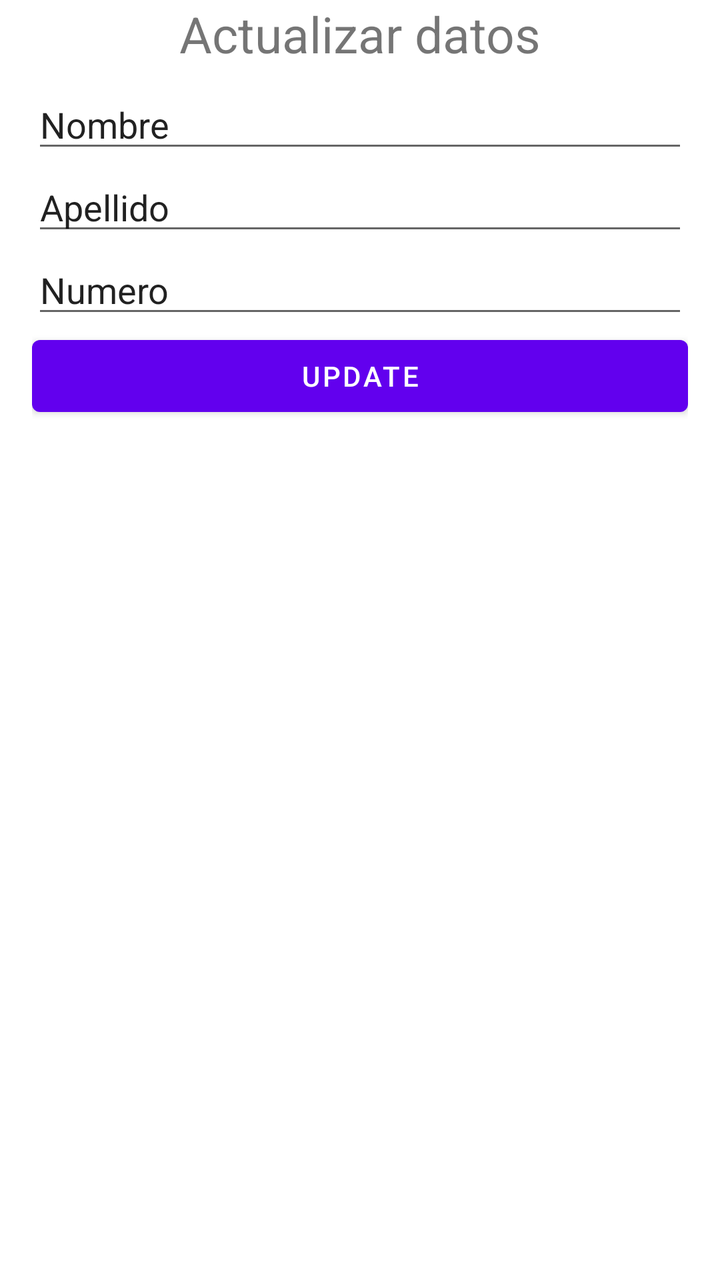
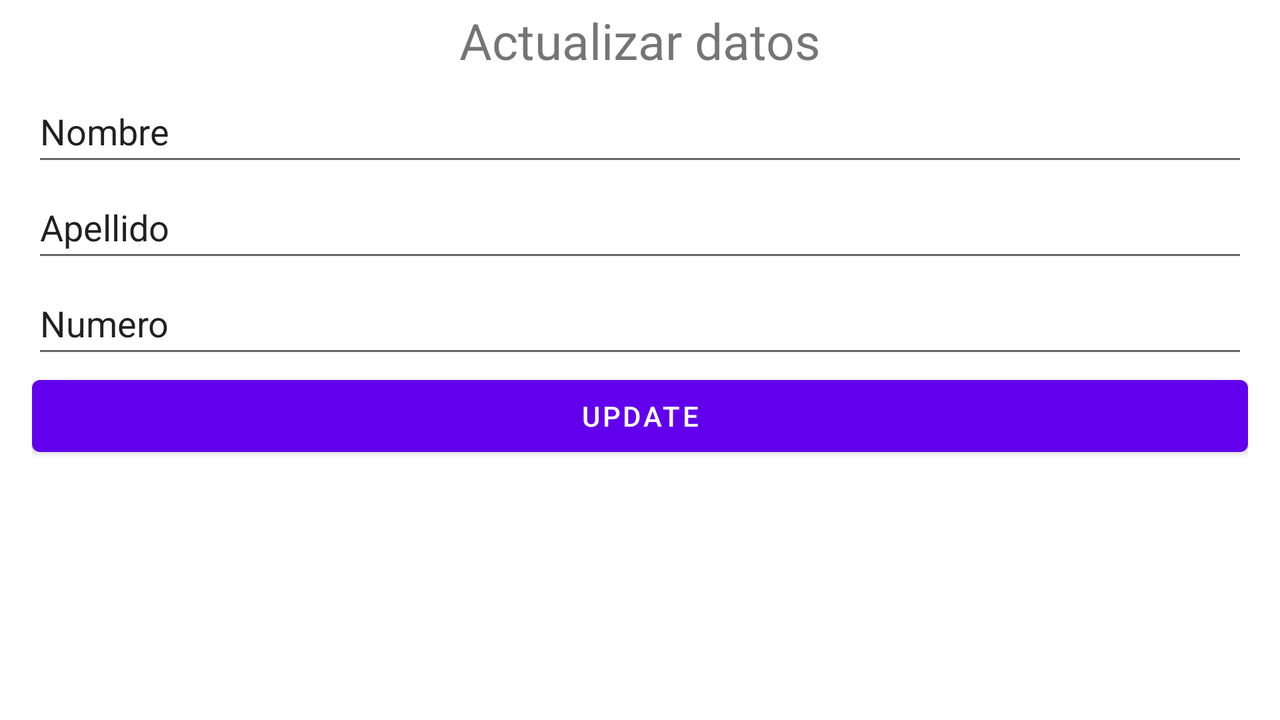

An Android layout and its configuration variant, each rendered on a device that would load it. The default file and the variant file are quoted in full after the pictures.
<!-- AndroidManifest.xml: application theme Theme.MEDIARM -->
<!-- res/layout/activity_update.xml -->
<?xml version="1.0" encoding="utf-8"?>
<androidx.constraintlayout.widget.ConstraintLayout xmlns:android="http://schemas.android.com/apk/res/android"
    xmlns:app="http://schemas.android.com/apk/res-auto"
    xmlns:tools="http://schemas.android.com/tools"
    android:layout_width="match_parent"
    android:layout_height="match_parent"
    tools:context=".ActivityUpdate">

    <TextView
        android:id="@+id/txtActualizar"
        android:layout_width="match_parent"
        android:layout_height="wrap_content"
        android:text="@string/actualizar_datos"
        android:textAlignment="center"
        android:textSize="25sp"/>

    <LinearLayout
        android:id="@+id/linearLayout"
        android:layout_width="0dp"
        android:layout_height="0dp"
        android:layout_marginStart="16dp"
        android:layout_marginTop="40dp"
        android:layout_marginEnd="16dp"
        android:layout_marginBottom="16dp"
        android:orientation="vertical"
        app:layout_constraintBottom_toBottomOf="parent"
        app:layout_constraintEnd_toEndOf="parent"
        app:layout_constraintStart_toStartOf="parent"
        app:layout_constraintTop_toTopOf="parent">

        <EditText
            android:id="@+id/txtNombreU"
            android:layout_width="match_parent"
            android:layout_height="wrap_content"
            android:ems="10"
            android:inputType="textPersonName"
            android:text="@string/nombre"/>

        <EditText
            android:id="@+id/txtApellidoU"
            android:layout_width="match_parent"
            android:layout_height="wrap_content"
            android:ems="10"
            android:inputType="textPersonName"
            android:text="@string/apellido" />

        <EditText
            android:id="@+id/txtNumeroU"
            android:layout_width="match_parent"
            android:layout_height="wrap_content"
            android:ems="10"
            android:inputType="textPersonName"
            android:text="@string/numero" />

        <Button
            android:id="@+id/btn_updateU"
            android:layout_width="match_parent"
            android:layout_height="wrap_content"
            android:text="@string/update" />
    </LinearLayout>
</androidx.constraintlayout.widget.ConstraintLayout>
<!-- resources referenced by this layout -->
<resources>
  <string name="actualizar_datos">Actualizar datos</string>
  <string name="apellido">Apellido</string>
  <string name="nombre">Nombre</string>
  <string name="numero">Numero</string>
  <string name="update">Update</string>
  <style name="Theme.MEDIARM" parent="Theme.MaterialComponents.DayNight.DarkActionBar">
          
          <item name="colorPrimary">@color/purple_500</item>
          <item name="colorPrimaryVariant">@color/purple_700</item>
          <item name="colorOnPrimary">@color/white</item>
          
          <item name="colorSecondary">@color/teal_200</item>
          <item name="colorSecondaryVariant">@color/teal_700</item>
          <item name="colorOnSecondary">@color/black</item>
          
          <item name="android:statusBarColor" tools:targetApi="l">?attr/colorPrimaryVariant</item>
          
      </style>
  <color name="purple_500">#FF6200EE</color>
  <color name="purple_700">#FF3700B3</color>
  <color name="white">#FFFFFFFF</color>
  <color name="teal_200">#FF03DAC5</color>
  <color name="teal_700">#FF018786</color>
  <color name="black">#FF000000</color>
</resources>
<!-- res/layout-land/activity_update.xml (the repository's variant of the layout above) -->
<!-- drawn on the phone turned sideways -->
<?xml version="1.0" encoding="utf-8"?>
<androidx.constraintlayout.widget.ConstraintLayout xmlns:android="http://schemas.android.com/apk/res/android"
    xmlns:app="http://schemas.android.com/apk/res-auto"
    xmlns:tools="http://schemas.android.com/tools"
    android:layout_width="match_parent"
    android:layout_height="match_parent"
    tools:context=".ActivityUpdate">

    <TextView
        android:id="@+id/txtActualizar"
        android:layout_width="match_parent"
        android:layout_height="wrap_content"
        android:text="@string/actualizar_datos"
        android:textAlignment="center"
        android:textSize="25sp"
        app:layout_constraintBottom_toTopOf="@+id/linearLayout"
        app:layout_constraintTop_toTopOf="parent" />

    <LinearLayout
        android:id="@+id/linearLayout"
        android:layout_width="0dp"
        android:layout_height="0dp"
        android:layout_marginStart="16dp"
        android:layout_marginTop="40dp"
        android:layout_marginEnd="16dp"
        android:layout_marginBottom="16dp"
        android:orientation="vertical"
        app:layout_constraintBottom_toBottomOf="parent"
        app:layout_constraintEnd_toEndOf="parent"
        app:layout_constraintStart_toStartOf="parent"
        app:layout_constraintTop_toTopOf="parent">

        <EditText
            android:id="@+id/txtNombreU"
            android:layout_width="match_parent"
            android:layout_height="wrap_content"
            android:ems="10"
            android:inputType="textPersonName"
            android:minHeight="48dp"
            android:text="@string/nombre" />

        <EditText
            android:id="@+id/txtApellidoU"
            android:layout_width="match_parent"
            android:layout_height="wrap_content"
            android:ems="10"
            android:inputType="textPersonName"
            android:minHeight="48dp"
            android:text="@string/apellido" />

        <EditText
            android:id="@+id/txtNumeroU"
            android:layout_width="match_parent"
            android:layout_height="wrap_content"
            android:ems="10"
            android:inputType="textPersonName"
            android:minHeight="48dp"
            android:text="@string/numero" />

        <Button
            android:id="@+id/btn_updateU"
            android:layout_width="match_parent"
            android:layout_height="wrap_content"
            android:text="@string/update" />
    </LinearLayout>
</androidx.constraintlayout.widget.ConstraintLayout>
